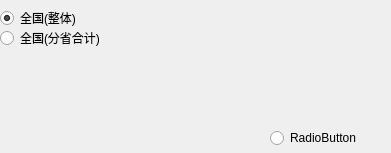
           <widget class="QWidget" name="page">
            <property name="geometry">
             <rect>
              <x>0</x>
              <y>0</y>
              <width>391</width>
              <height>153</height>
             </rect>
            </property>
            <attribute name="label">
             <string>全国</string>
            </attribute>
            <widget class="QRadioButton" name="radioButton_32">
             <property name="geometry">
              <rect>
               <x>0</x>
               <y>10</y>
               <width>89</width>
               <height>16</height>
              </rect>
             </property>
             <property name="statusTip">
              <string/>
             </property>
             <property name="whatsThis">
              <string extracomment="使用尽可能多的“个人定制地区”，缺省地区使用“系统默认地区”"/>
             </property>
             <property name="text">
              <string>全国(整体)</string>
             </property>
             <property name="checked">
              <bool>true</bool>
             </property>
            </widget>
            <widget class="QRadioButton" name="radioButton_100">
             <property name="geometry">
              <rect>
               <x>270</x>
               <y>130</y>
               <width>89</width>
               <height>16</height>
              </rect>
             </property>
             <property name="text">
              <string>RadioButton</string>
             </property>
            </widget>
            <widget class="QRadioButton" name="radioButton_90">
             <property name="geometry">
              <rect>
               <x>0</x>
               <y>30</y>
               <width>131</width>
               <height>16</height>
              </rect>
             </property>
             <property name="text">
              <string>全国(分省合计)</string>
             </property>
            </widget>
           </widget>
